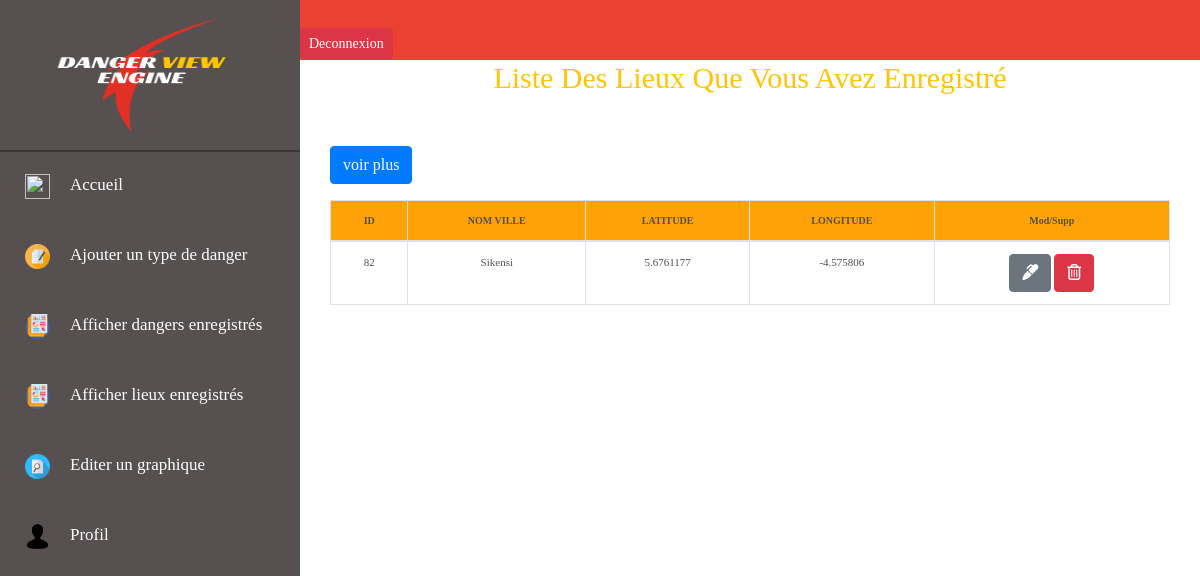
The page /index.php?page=liste_lieu (signed in) on the database its author committed.
### tables this page shows
CREATE TABLE `ville` (
  `id_ville` int(11) NOT NULL,
  `nom_ville` varchar(50) NOT NULL,
  `lat` double NOT NULL,
  `lng` double NOT NULL,
  `id_utilisateur` int(11) NOT NULL
);

### public/pages/liste_lieu.php (the view, shortened to what this page needs)
<?php
  include('bd.php');
  $id_user = $_SESSION['id'];
 ?>
<div class="container" id="liste_lieu">
  <div class="container">
    <h1>liste des lieux que vous avez enregistré</h1>
    <div class="">
      <a href="<?='index.php?page=historique_lieu'?>"><button type="button" name="button" class="btn btn-primary mb-3">voir plus</button> </a>
    </div>
      <div class="row">
          <div class="col-md-12">
            <table class="table table-bordered">
              <thead>
                <tr>
                  <th>ID</th>
                  <th>NOM VILLE</th>
                  <th>LATITUDE</th>
                  <th>LONGITUDE</th>
                    <th>mod/supp</th>
                </tr>
              </thead>
              <tbody>
              <?php
                  $queryville= "SELECT * FROM VILLE WHERE id_utilisateur= $id_user";
                  $result_ville = mysqli_query($conn,$queryville);
                  while($row=mysqli_fetch_array($result_ville)){ ?>
                      <tr>
                          <td><?php echo $row['id_ville'] ;?></td>
                          <td><?php echo $row['nom_ville'] ;?></td>
                          <td><?php echo $row['lat'] ;?></td>
                          <td><?php echo $row['lng'] ;?></td>
                          <td>
                          <?php $rowid=$row['id_ville'];
                                $rowville=$row['nom_ville'];
                           ?>
                              <a href="<?='index.php?page=modifierlieu&ville='.$rowville.'&id='.$rowid.''?>" class="btn btn-secondary" style="">
                                <i class="fas fa-marker"></i>
                              </a>
                              <a href="<?='index.php?page=supprimerlieu&ville='.$rowville.'&id='.$rowid.''?>"   class="btn btn-danger" style="">
                                  <i class="far fa-trash-alt"></i>
                              </a>
                          </td>
                      </tr>
                <?php } ?>
              </tbody>
            </table>
          </div>
      </div>
</div>

### public/css/style_utilisateurs.css (style rules this page uses)
body { font-family: lora; }
#liste_lieu h1 { font-family: lora; text-transform: capitalize; color: #FFC500; text-align: center; font-size: 30px; margin-bottom:50px; }
#liste_lieu th { font-family: lora; text-transform: capitalize; color: #565050; text-align: center; font-size:10px; font-weight: bold; background-color: #FFA208; }
#liste_lieu tr td { font-family: lora; text-transform: capitalize; color: #565050; text-align: center; font-size:11px; }

### rows shown on the page
ville: id_ville "82", nom_ville "Sikensi", lat "5.6761177", lng "-4.575806"
